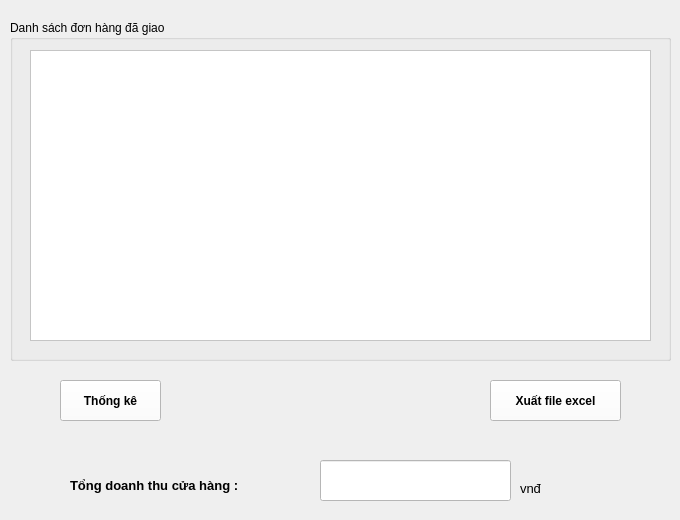
         <widget class="QWidget" name="doanhThu_page">
          <widget class="QGroupBox" name="groupBox_9">
           <property name="geometry">
            <rect>
             <x>10</x>
             <y>20</y>
             <width>661</width>
             <height>341</height>
            </rect>
           </property>
           <property name="title">
            <string>Danh sách đơn hàng đã giao</string>
           </property>
           <widget class="QTableWidget" name="tbl_tongdoanhthu">
            <property name="geometry">
             <rect>
              <x>20</x>
              <y>30</y>
              <width>621</width>
              <height>291</height>
             </rect>
            </property>
            <property name="styleSheet">
             <string notr="true">background-color: rgb(255, 255, 255);</string>
            </property>
           </widget>
          </widget>
          <widget class="QLabel" name="label_8">
           <property name="geometry">
            <rect>
             <x>70</x>
             <y>460</y>
             <width>241</width>
             <height>51</height>
            </rect>
           </property>
           <property name="font">
            <font>
             <pointsize>10</pointsize>
             <weight>75</weight>
             <bold>true</bold>
            </font>
           </property>
           <property name="text">
            <string>Tổng doanh thu cửa hàng :</string>
           </property>
          </widget>
          <widget class="QLabel" name="label_25">
           <property name="geometry">
            <rect>
             <x>520</x>
             <y>480</y>
             <width>55</width>
             <height>16</height>
            </rect>
           </property>
           <property name="font">
            <font>
             <pointsize>10</pointsize>
            </font>
           </property>
           <property name="text">
            <string>vnđ</string>
           </property>
          </widget>
          <widget class="QLineEdit" name="tong_doanh_thu">
           <property name="geometry">
            <rect>
             <x>320</x>
             <y>460</y>
             <width>191</width>
             <height>41</height>
            </rect>
           </property>
           <property name="styleSheet">
            <string notr="true">background-color: rgb(255, 255, 255);</string>
           </property>
          </widget>
          <widget class="QPushButton" name="thongKe">
           <property name="geometry">
            <rect>
             <x>60</x>
             <y>380</y>
             <width>101</width>
             <height>41</height>
            </rect>
           </property>
           <property name="font">
            <font>
             <pointsize>9</pointsize>
             <weight>75</weight>
             <bold>true</bold>
            </font>
           </property>
           <property name="styleSheet">
            <string notr="true">background-color: rgb(125, 125, 125);
background-color: rgb(255, 255, 255);</string>
           </property>
           <property name="text">
            <string>Thống kê</string>
           </property>
          </widget>
          <widget class="QPushButton" name="xuatExcel">
           <property name="geometry">
            <rect>
             <x>490</x>
             <y>380</y>
             <width>131</width>
             <height>41</height>
            </rect>
           </property>
           <property name="font">
            <font>
             <pointsize>9</pointsize>
             <weight>75</weight>
             <bold>true</bold>
            </font>
           </property>
           <property name="styleSheet">
            <string notr="true">background-color: rgb(125, 125, 125);
background-color: rgb(255, 255, 255);</string>
           </property>
           <property name="text">
            <string>Xuất file excel</string>
           </property>
          </widget>
         </widget>
